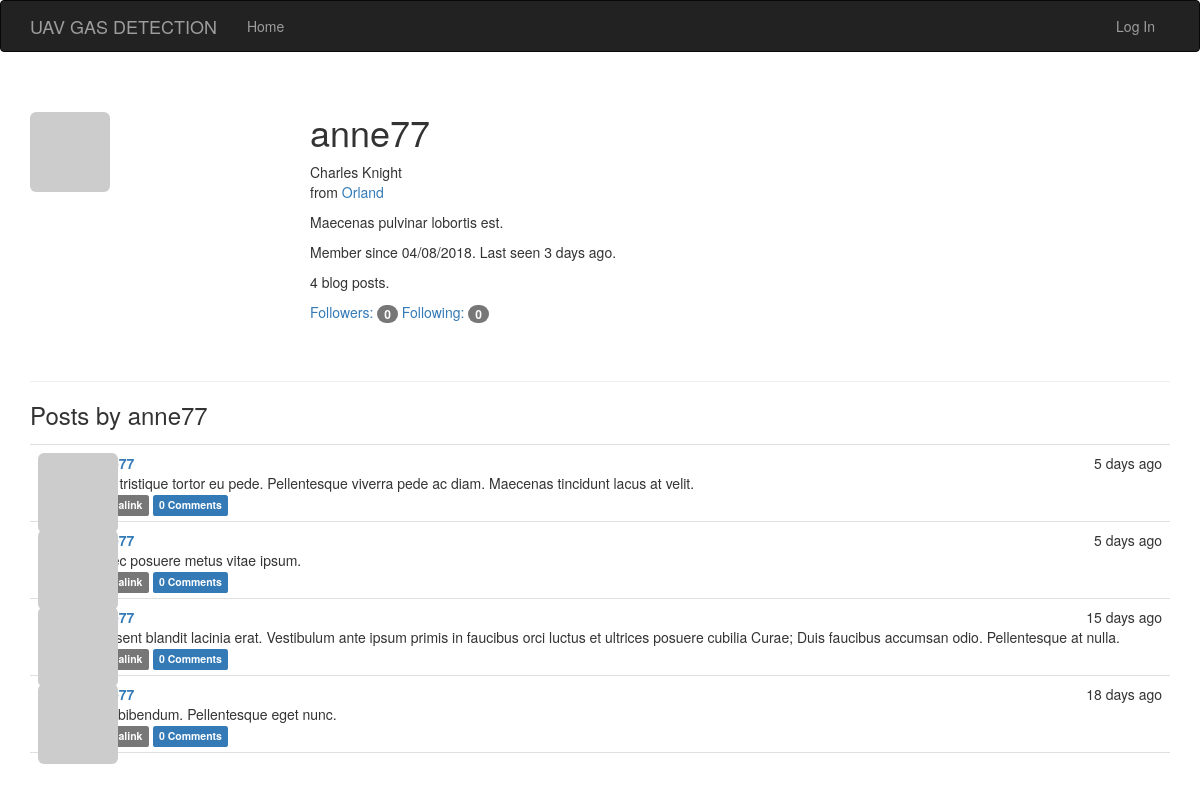
/user/anne77, run on the app's committed database.
### app/models.py (models this page shows, shortened)
class User(UserMixin,db.Model):
    __tablename__ = 'users'
    id = db.Column(db.Integer,primary_key=True)
    email = db.Column(db.String(64),unique=True,index=True)
    username = db.Column(db.String(64),unique=True,index=True)
    role_id = db.Column(db.Integer,db.ForeignKey('roles.id'))
    password_hash =db.Column(db.String(128))
    confirmed = db.Column(db.Boolean,default=False)
    name = db.Column(db.String(64))
    location = db.Column(db.String(64))
    about_me = db.Column(db.Text())
    member_since = db.Column(db.DateTime(), default=datetime.utcnow)
    last_seen = db.Column(db.DateTime(), default=datetime.utcnow)
    avatar_hash = db.Column(db.String(32))
    posts = db.relationship('Post', backref='author', lazy='dynamic')
    followed = db.relationship('Follow',
                               foreign_keys=[Follow.follower_id],
                               backref=db.backref('follower', lazy='joined'),
                               lazy='dynamic',
                               cascade='all, delete-orphan')
    followers = db.relationship('Follow',
                                foreign_keys=[Follow.followed_id],
                                backref=db.backref('followed', lazy='joined'),
                                lazy='dynamic',
                                cascade='all, delete-orphan')
    comments = db.relationship('Comment', backref='author', lazy='dynamic')
    @property
    def password(self):
        raise AttributeError('password is not a readable attribute')
    def gravatar(self, size=100, default='identicon', rating='g'):
        if request.is_secure:
            url = 'https://secure.gravatar.com/avatar'
        else:
            url = 'http://www.gravatar.com/avatar'
        hash = self.avatar_hash or self.gravatar_hash()
        return '{url}/{hash}?s={size}&d={default}&r={rating}'.format(
            url=url, hash=hash, size=size, default=default, rating=rating)

class Post(db.Model):
    __tablename__ = 'posts'
    id = db.Column(db.Integer, primary_key=True)
    body = db.Column(db.Text)
    body_html = db.Column(db.Text)
    timestamp = db.Column(db.DateTime, index=True, default=datetime.utcnow)
    author_id = db.Column(db.Integer, db.ForeignKey('users.id'))
    comments = db.relationship('Comment', backref='post', lazy='dynamic')

### app/main/views.py (the view)
@main.route('/user/<username>')
def user(username):
    user = User.query.filter_by(username=username).first_or_404()
    posts = user.posts.order_by(Post.timestamp.desc()).all()
    return render_template('user.html', user=user, posts=posts)

### app/auth/views.py (called while the page is built)
@auth.before_app_request
def before_request():
    if current_user.is_authenticated:
        current_user.ping()
        if not current_user.confirmed and request.endpoint[:5] != 'auth.':
            return redirect(url_for('auth.unconfirmed'))

@auth.before_app_request
def before_request():
    if current_user.is_authenticated \
            and not current_user.confirmed \
            and request.endpoint[:5] != 'auth.'\
            and request.endpoint != 'static':
        return redirect(url_for('auth.unconfirmed'))

### app/main/__init__.py (called while the page is built)
@main.app_context_processor
def inject_permissions():
    return dict(Permission=Permission)

### app/models.py (called while the page is built)
    def can(self, permissions):
        return False

    def is_administrator(self):
        return False

### app/templates/user.html (shortened to what this page needs)
{% extends "base.html" %}
{% block page_content %}
<div class="page-header">
    <img class="img-rounded profile-thumbnail" src="{{ user.gravatar(size=256) }}">
    <div class="profile-header">
        <h1>{{ user.username }}</h1>
        {% if user.name or user.location %}
        <p>
            {% if user.name %}{{ user.name }}<br>{% endif %}
            {% if user.location %}
                from <a href="http://www.google.cn/maps/place/{{ user.location }}">{{ user.location }}</a><br>
            {% endif %}
        </p>
        {% endif %}
        {% if user.about_me %}<p>{{ user.about_me }}</p>{% endif %}
        <p>Member since {{ moment(user.member_since).format('L') }}. Last seen {{ moment(user.last_seen).fromNow() }}.</p>
        <p>{{ user.posts.count() }} blog posts.</p>
        <p>
            <a href="{{ url_for('.followers', username=user.username) }}">Followers: <span class="badge">{{ user.followers.count()-1 }}</span></a>
            <a href="{{ url_for('.followed_by', username=user.username) }}">Following: <span class="badge">{{ user.followed.count()-1 }}</span></a>
        </p>
    </div>
</div>
<h3>Posts by {{ user.username }}</h3>
{% include '_posts.html' %}
{% endblock %}

### app/templates/_posts.html (shortened to what this page needs)
<ul class="posts">
    {% for post in posts %}
    <li class="post">
        <div class="post-thumbnail">
            <a href="{{ url_for('.user', username=post.author.username) }}">
                <img class="img-rounded profile-thumbnail" src="{{ post.author.gravatar(size=40) }}">
            </a>
        </div>
        <div class="post-content">
            <div class="post-date">{{ moment(post.timestamp).fromNow() }}</div>
            <div class="post-author"><a href="{{ url_for('.user', username=post.author.username) }}">{{ post.author.username }}</a></div>
            <div class="post-body">
                {% if post.body_html %}
                    {{ post.body_html | safe }}
                {% else %}
                    {{ post.body }}
                {% endif %}
            </div>
            <div class="post-footer">
                <a href="{{ url_for('.post', id=post.id) }}">
                    <span class="label label-default">Permalink</span>
                </a>
                <a href="{{ url_for('.post', id=post.id) }}#comments">
                    <span class="label label-primary">{{ post.comments.count() }} Comments</span>
                </a>
            </div>
        </div>
    </li>
    {% endfor %}
</ul>

### app/static/styles.css (style rules this page uses)
.profile-thumbnail { position: absolute; }
.profile-header { min-height: 260px; margin-left: 280px; }
ul.posts { list-style-type: none; padding: 0px; margin: 16px 0px 0px 0px; border-top: 1px solid #e0e0e0; }
ul.posts li.post { padding: 8px; border-bottom: 1px solid #e0e0e0; }
div.post-date { float: right; }
div.post-author { font-weight: bold; }
div.post-thumbnail { position: absolute; }
div.post-content { margin-left: 48px; min-height: 48px; }

### data on the page
User: username "anne77", name "Charles Knight", location "Orland", about_me "Maecenas pulvinar lobortis est.", member_since "04/08/2018", last_seen "3 days ago"
Post: timestamp "5 days ago", body "Nam tristique tortor eu pede. Pellentesque viverra pede ac diam. Maecenas tincidunt lacus at velit.", comments.count "0"
Post: timestamp "5 days ago", body "Donec posuere metus vitae ipsum.", comments.count "0"
Post: timestamp "15 days ago", body "Praesent blandit lacinia erat. Vestibulum ante ipsum primis in faucibus orci luctus et ultrices posuere cubilia Curae; Duis faucibus accumsan odio. Pellentesque at nulla.", comments.count "0"
Post: timestamp "18 days ago", body "Duis bibendum. Pellentesque eget nunc.", comments.count "0"

### other printed values
{{ user.posts.count() }} "4"
{{ user.followers.count()-1 }} "0"
{{ user.followed.count()-1 }} "0"
